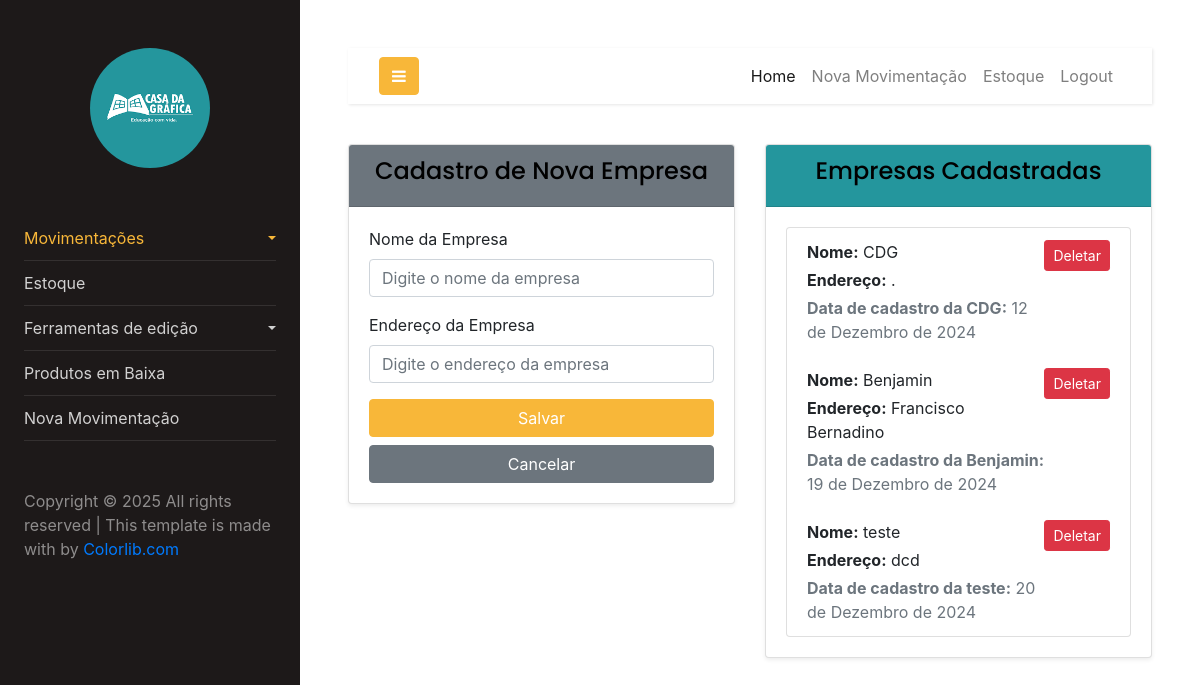
The page /empresa/ (signed in) on the database as committed earlier.
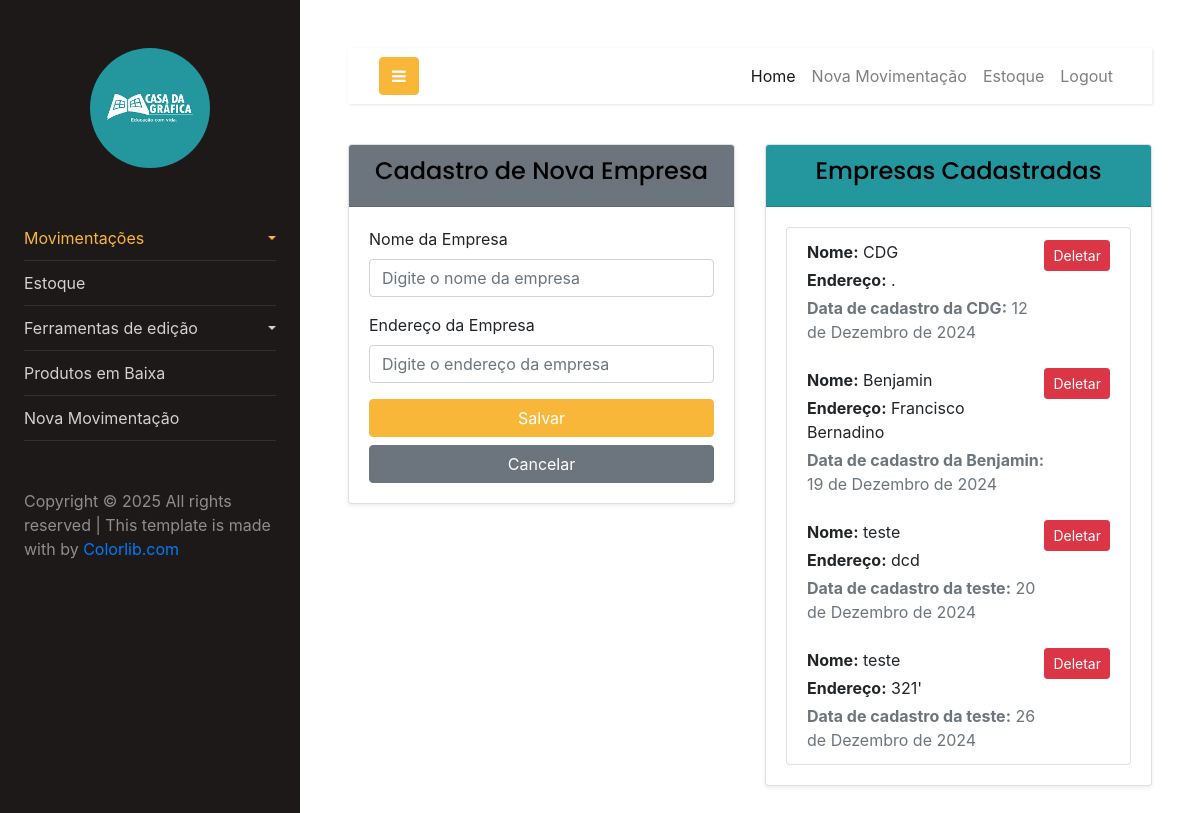
The same page on the database as committed later.
### empresa/models.py (models this page shows, shortened)
class Empresa(models.Model):
    nome = models.CharField(max_length=255)
    endereco = models.TextField()
    data = models.DateField(auto_now_add=True)

### empresa/views.py (the view, shortened to what this page needs)
# urls.py: path('empresa/', EmpresaListView.as_view(), name='empresa-list'),
class EmpresaListView(LoginRequiredMixin, ListView):
    model = Empresa
    template_name = 'empresa_list.html'
    context_object_name = 'empresas'
    def get(self, request):
        try:
            empresas = Empresa.objects.all()  # Obtenha a lista de empresas
            return render(request, 'empresa_list.html', {'empresas': empresas})
        except Exception as e:
            messages.error(request, f"Erro ao carregar a lista de empresas: {str(e)}")
            return render(request, 'empresa_list.html', {'empresas': []})

### empresa/templates/empresa_list.html (shortened to what this page needs)
<!DOCTYPE html>
<html lang="pt-br">
  {% include 'components/header/header.html' %}
  <body>
      <div class="row gy-4">
        <div class="col-12 col-md-6 mb-3">
          <div class="card shadow-sm">
            <div class="card-header text-center bg-secondary text-white">
              <h4>Cadastro de Nova Empresa</h4>
            </div>
            <div class="card-body">
              <form method="post">
                <div class="mb-3">
                  <label for="nome" class="form-label">Nome da Empresa</label>
                  <input type="text" name="empresa" id="empresa" class="form-control" placeholder="Digite o nome da empresa" required>
                </div>
                <div class="mb-3">
                  <label for="endereco" class="form-label">Endereço da Empresa</label>
                  <input type="text" name="endereco" id="endereco" class="form-control" placeholder="Digite o endereço da empresa" required>
                </div>
                <button type="submit" class="btn btn-primary w-100">Salvar</button>
                <a href="{% url 'empresa-list' %}" class="btn btn-secondary w-100 mt-2">Cancelar</a>
              </form>
            </div>
          </div>
        </div>
        <div class="col-12 col-md-6 mb-3">
          <div class="card shadow-sm">
            <div class="card-header text-center text-white" style="background-color: #24969d;">
              <h4>Empresas Cadastradas</h4>
            </div>
            <div class="card-body">
              <ul class="list-group">
                {% for empresa in empresas %}
                  <li class="list-group-item d-flex flex-column flex-md-row justify-content-between align-items-start gap-3">
                    <div class="flex-grow-1">
                      <p class="mb-1"><strong>Nome:</strong> {{ empresa.nome }}</p>
                      <p class="mb-1"><strong>Endereço:</strong> {{ empresa.endereco }}</p>
                      <p class="mb-0 text-muted"><strong>Data de cadastro da {{ empresa.nome }}:</strong> {{ empresa.data }}</p>
                    </div>
                    <div class="text-nowrap">
                      <a href="{% url 'empresa-delete' empresa.pk %}" class="btn btn-danger btn-sm">Deletar</a>
                    </div>
                  </li>
                {% empty %}
                  <li class="list-group-item text-center text-muted">
                    Nenhuma empresa cadastrada.
                  </li>
                {% endfor %}
              </ul>
            </div>
          </div>
        </div>
      </div>
  </body>
  {% include 'components/footer/footer.html' %}
</html>

Rows that differ between the two databases and show on the page:
added Empresa: nome "teste", endereco "321'", data "26 de Dezembro de 2024"
